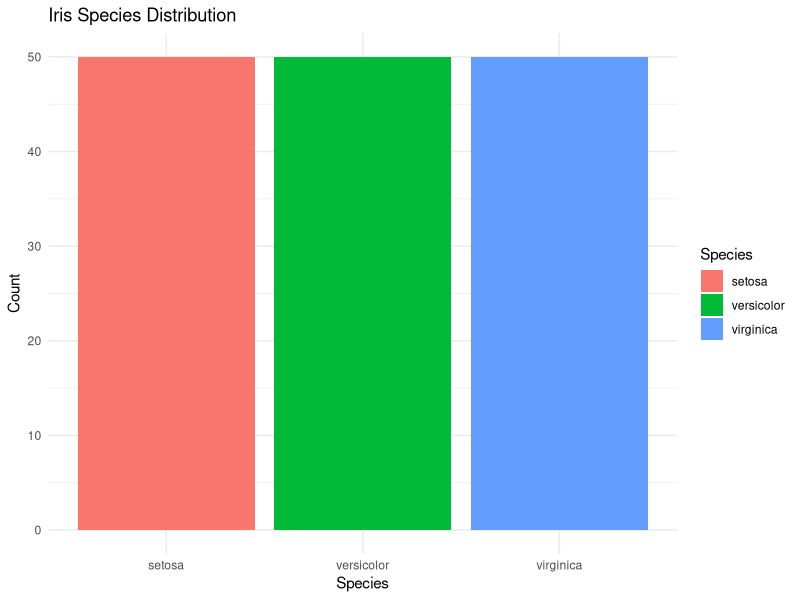

Here is the R script that generated this plot:
## ---- chunk 1
knitr::opts_chunk$set(echo = FALSE)
## ---- chunk 2
knitr::opts_chunk$set(echo = FALSE, warning = FALSE, message = FALSE)
library(ggplot2)
library(randomForest)
## ---- chunk 3
data(iris)
ggplot(iris, aes(x = Species, fill = Species)) + 
  geom_bar() +
  theme_minimal() +
  labs(title = "Iris Species Distribution", y = "Count")
